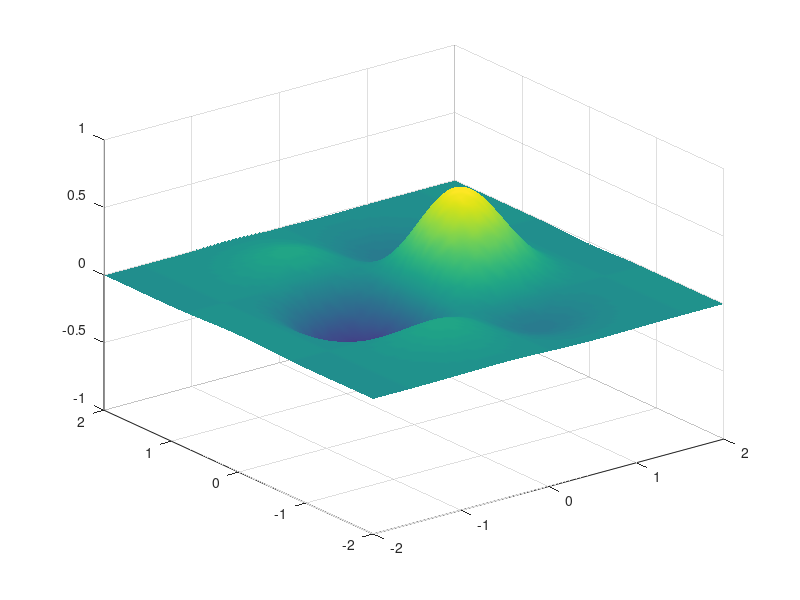

Source code (MATLAB): (Note: this script raises an error after producing the figure.)
% Sample data
[x, y] = meshgrid(-2:0.05:2);
z = exp(-x.^2 - y.^2).*sin(2*x).*cos(2*y);

figure;
surf(x, y, z, 'EdgeColor', 'none', 'FaceColor', 'interp');
colormap(parula);                    % hoặc 'turbo' nếu muốn kiểu LS-DYNA
shading interp;
axis equal;
view(45, 25);                        % góc nhìn 3D
set(gcf, 'Color', [0.05 0.05 0.05]); % figure dark gray
ax = gca;
ax.Color = [0.1 0.1 0.1];            % plot region background
ax.XColor = [1 1 1];
ax.YColor = [1 1 1];
ax.ZColor = [1 1 1];
ax.GridColor = [0.5 0.5 0.5];
ax.MinorGridColor = [0.3 0.3 0.3];
ax.BoxStyle = 'full';
xlabel('X [m]', 'Color','w');
ylabel('Y [m]', 'Color','w');
zlabel('Deformation [m]', 'Color','w');
title('3D Surface Visualization (Dark Style)', 'Color','w');

% 💡 Thêm ánh sáng phản chiếu (giống ANSYS shading
camlight('headlight');
lighting phong;       % hoặc 'gouraud' nếu muốn mịn hơn
material dull;        % 'shiny' nếu muốn bóng loáng
                                                   